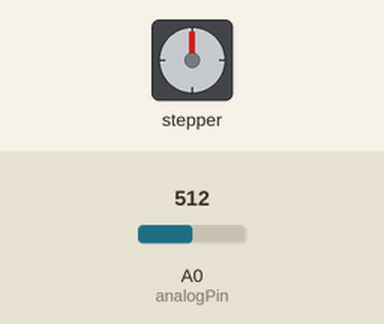
Recording of a sketch running on a simulated Arduino Uno, built with avr-gcc and run on an emulated ATmega328P. Shown: stepper motor. The test bench sets the inputs (shaded band); at power-on: A0 (analogPin) = 512. Stepper angles assume 2048 steps per turn; what the sketch prints to the serial monitor is not drawn.

Above: at 0.15 s.
At 5.59 s:
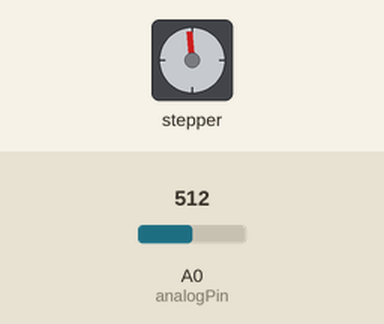
At 10.73 s:
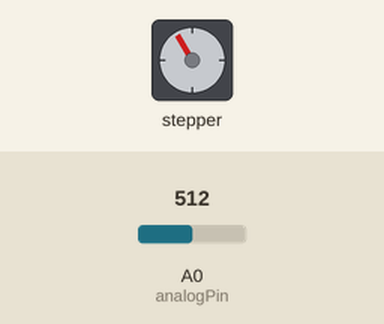
At 22.2 s:
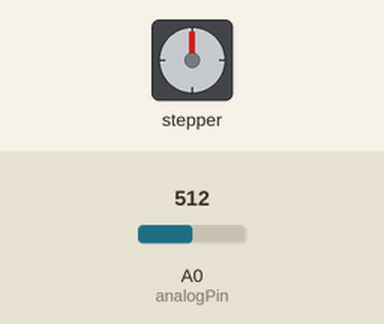
Timing chart, 0 to 23.7 s (numbered marks = the images above):
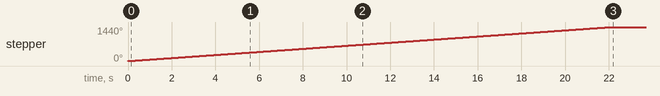

The sketch:

sensorchuva_steppermotor.tests.ino
```cpp
#include <Stepper.h>
const float STEPS_PER_REV = 32;
const float GEAR_RED = 64;
const float STEPS_PER_OUT_REV = STEPS_PER_REV * GEAR_RED;
int StepsRequired;
int analogPin = A0;
int sensorr = 0;
int i = 0;
int j = 0;
Stepper steppermotor(STEPS_PER_REV, 9, 11, 10, 12);
void setup()
{
Serial.begin(9600);
}

void loop(){
  sensorr = analogRead(analogPin);
  Serial.println(sensorr);
 if(sensorr <= 1000){
 while(i++ < 2){
  StepsRequired  =  STEPS_PER_OUT_REV * 1/2 * (4); //if = * 1/2, turns 360°
  steppermotor.setSpeed(700);
  steppermotor.step(StepsRequired);
  (j = j*0);
}
}
if(sensorr > 1000){
  while(j++ < 2){
  StepsRequired  = - STEPS_PER_OUT_REV * 1/2 * (4) ; //if = * 1/2, turns 360°
  steppermotor.setSpeed(700);
  steppermotor.step(StepsRequired);
  (i = i*0);
}
}
}
```

Measured:
- by itself, stepper: turns 1440° clockwise in 22.1 s
